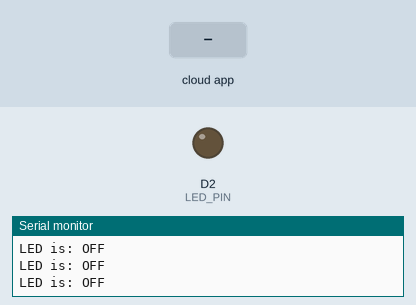
This sketch was run on a simulated ESP8266 (NodeMCU). Shown: output pins drawn as LEDs (lit = HIGH), the last lines printed to the serial monitor. The test bench sets the inputs (shaded band). WiFi joins after 1.5 s; servers stay silent unless stated; the Firebase database answers and starts empty.

Above: at 2.7 s.
2.8 s: the phone or cloud app sets led to 1
At 4.3 s:
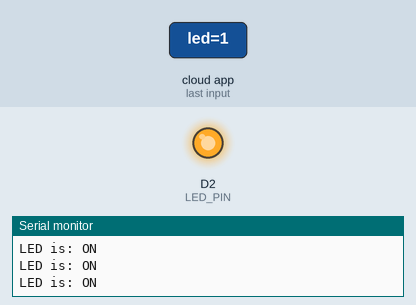
4.6 s: the phone or cloud app sets led to 0
At 5.6 s:
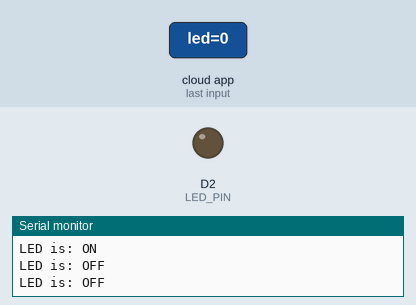
Timing chart, 0 to 7.6 s (numbered marks = the images above; inputs shaded):
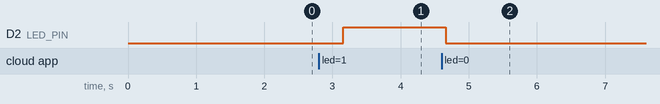

The sketch:

iot-led-control.ino
```cpp
#include <ESP8266WiFi.h>
#include <Firebase_ESP_Client.h>
#include "addons/TokenHelper.h"
#include "addons/RTDBHelper.h"

// ============================================
#define WIFI_SSID "YOUR-WIFI-NAME"// Replace this line with your WiFi name
#define WIFI_PASSWORD "YOUR-WIFI-PASSWORD"// Replace this line with your WiFi
#define DATABASE_URL "https://your-project-default-rtdb.firebaseio.com"
#define DATABASE_SECRET "YOUR_DATABASE_SECRET"
// ============================================

#define LED_PIN D2

FirebaseData fbdo;
FirebaseAuth auth;
FirebaseConfig config;

bool ledState = false;
unsigned long sendDataPrevMillis = 0;

void setup() {
  Serial.begin(115200);
  pinMode(LED_PIN, OUTPUT);
  digitalWrite(LED_PIN, LOW);

  // Connect to WiFi
  WiFi.begin(WIFI_SSID, WIFI_PASSWORD);
  Serial.print("Connecting to WiFi");
  while (WiFi.status() != WL_CONNECTED) {
    Serial.print(".");
    delay(300);
  }
  Serial.println();
  Serial.println("WiFi Connected!");

  // Configure Firebase with database secret
  config.database_url = DATABASE_URL;
  config.signer.tokens.legacy_token = DATABASE_SECRET;
  Firebase.begin(&config, &auth);
  Firebase.reconnectWiFi(true);
  Serial.println("Firebase Connected!");
}

void loop() {
  if (Firebase.ready()) {
    if (millis() - sendDataPrevMillis > 500 || sendDataPrevMillis == 0) {
      sendDataPrevMillis = millis();

      if (Firebase.RTDB.getBool(&fbdo, "/led")) {
        ledState = fbdo.boolData();
        digitalWrite(LED_PIN, ledState ? HIGH : LOW);
        Serial.print("LED is: ");
        Serial.println(ledState ? "ON" : "OFF");
      } else {
        Serial.println("Failed to read from Firebase");
        Serial.println(fbdo.errorReason());
      }
    }
  }
}
```

Measured:
- after the input at 2.8 s, D2 (LED_PIN): LOW → HIGH after 0.36 s
- after the input at 4.6 s, D2 (LED_PIN): HIGH → LOW after 0.06 s
